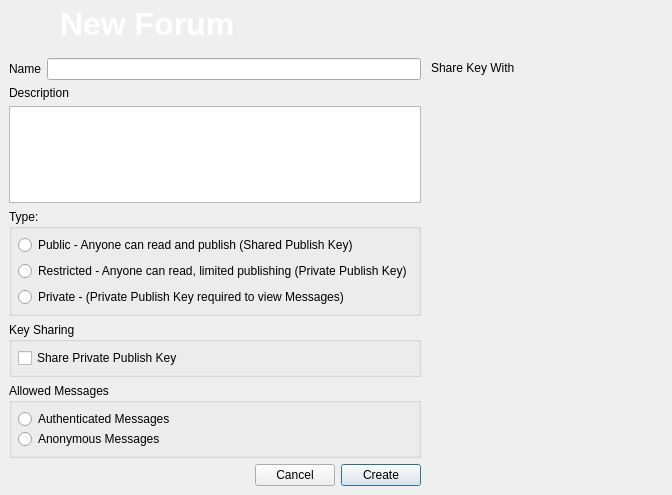
<?xml version="1.0" encoding="UTF-8"?>
<ui version="4.0">
 <class>CreateGxsForum</class>
 <widget class="QDialog" name="CreateGxsForum">
  <property name="geometry">
   <rect>
    <x>0</x>
    <y>0</y>
    <width>672</width>
    <height>495</height>
   </rect>
  </property>
  <property name="windowTitle">
   <string>Create new Forum</string>
  </property>
  <property name="windowIcon">
   <iconset resource="../images.qrc">
    <normaloff>:/images/rstray3.png</normaloff>:/images/rstray3.png</iconset>
  </property>
  <layout class="QGridLayout" name="gridLayout_3">
   <property name="margin">
    <number>0</number>
   </property>
   <property name="spacing">
    <number>0</number>
   </property>
   <item row="0" column="0">
    <widget class="QFrame" name="frame_2">
     <property name="maximumSize">
      <size>
       <width>16777215</width>
       <height>64</height>
      </size>
     </property>
     <property name="styleSheet">
      <string notr="true">QFrame#frame_2{background-image: url(:/images/connect/connectFriendBanner.png);}</string>
     </property>
     <property name="frameShape">
      <enum>QFrame::NoFrame</enum>
     </property>
     <property name="frameShadow">
      <enum>QFrame::Raised</enum>
     </property>
     <layout class="QGridLayout" name="gridLayout">
      <property name="margin">
       <number>6</number>
      </property>
      <property name="spacing">
       <number>6</number>
      </property>
      <item row="0" column="0">
       <widget class="QLabel" name="labelicon">
        <property name="maximumSize">
         <size>
          <width>48</width>
          <height>48</height>
         </size>
        </property>
        <property name="styleSheet">
         <string notr="true"/>
        </property>
        <property name="text">
         <string/>
        </property>
        <property name="pixmap">
         <pixmap resource="../images.qrc">:/images/konversation64.png</pixmap>
        </property>
        <property name="scaledContents">
         <bool>true</bool>
        </property>
       </widget>
      </item>
      <item row="0" column="1">
       <widget class="QLabel" name="textlabelcreatforums">
        <property name="styleSheet">
         <string notr="true">color: rgb(255, 255, 255);</string>
        </property>
        <property name="text">
         <string>&lt;!DOCTYPE HTML PUBLIC &quot;-//W3C//DTD HTML 4.0//EN&quot; &quot;http://www.w3.org/TR/REC-html40/strict.dtd&quot;&gt;
&lt;html&gt;&lt;head&gt;&lt;meta name=&quot;qrichtext&quot; content=&quot;1&quot; /&gt;&lt;style type=&quot;text/css&quot;&gt;
p, li { white-space: pre-wrap; }
&lt;/style&gt;&lt;/head&gt;&lt;body style=&quot; font-family:'MS Shell Dlg 2'; font-size:8.25pt; font-weight:400; font-style:normal;&quot;&gt;
&lt;p style=&quot; margin-top:0px; margin-bottom:0px; margin-left:0px; margin-right:0px; -qt-block-indent:0; text-indent:0px;&quot;&gt;&lt;span style=&quot; font-family:'Arial'; font-size:24pt; font-weight:600; color:#ffffff;&quot;&gt;New Forum&lt;/span&gt;&lt;/p&gt;&lt;/body&gt;&lt;/html&gt;</string>
        </property>
       </widget>
      </item>
     </layout>
    </widget>
   </item>
   <item row="1" column="0">
    <widget class="QFrame" name="frame">
     <property name="frameShape">
      <enum>QFrame::NoFrame</enum>
     </property>
     <property name="frameShadow">
      <enum>QFrame::Raised</enum>
     </property>
     <layout class="QGridLayout" name="gridLayout_4">
      <item row="0" column="0" colspan="3">
       <layout class="QHBoxLayout" name="horizontalLayout">
        <item>
         <widget class="QLabel" name="label">
          <property name="text">
           <string>Name</string>
          </property>
         </widget>
        </item>
        <item>
         <widget class="QLineEdit" name="forumName"/>
        </item>
       </layout>
      </item>
      <item row="0" column="3" rowspan="6">
       <widget class="QDockWidget" name="contactsdockWidget">
        <property name="enabled">
         <bool>true</bool>
        </property>
        <property name="sizePolicy">
         <sizepolicy hsizetype="Preferred" vsizetype="Preferred">
          <horstretch>0</horstretch>
          <verstretch>0</verstretch>
         </sizepolicy>
        </property>
        <property name="maximumSize">
         <size>
          <width>300</width>
          <height>524287</height>
         </size>
        </property>
        <property name="sizeIncrement">
         <size>
          <width>220</width>
          <height>0</height>
         </size>
        </property>
        <property name="baseSize">
         <size>
          <width>0</width>
          <height>0</height>
         </size>
        </property>
        <property name="toolTip">
         <string>check peers you would like to share private publish key with</string>
        </property>
        <property name="floating">
         <bool>false</bool>
        </property>
        <property name="features">
         <set>QDockWidget::NoDockWidgetFeatures</set>
        </property>
        <property name="windowTitle">
         <string>Share Key With</string>
        </property>
        <widget class="QWidget" name="dockWidgetContents">
         <layout class="QGridLayout" name="_2">
          <property name="margin">
           <number>0</number>
          </property>
          <property name="spacing">
           <number>0</number>
          </property>
          <item row="0" column="0">
           <widget class="FriendSelectionWidget" name="keyShareList" native="true">
            <property name="sizePolicy">
             <sizepolicy hsizetype="Preferred" vsizetype="Expanding">
              <horstretch>0</horstretch>
              <verstretch>4</verstretch>
             </sizepolicy>
            </property>
            <property name="minimumSize">
             <size>
              <width>20</width>
              <height>0</height>
             </size>
            </property>
            <property name="maximumSize">
             <size>
              <width>300</width>
              <height>16777215</height>
             </size>
            </property>
            <property name="sizeIncrement">
             <size>
              <width>220</width>
              <height>0</height>
             </size>
            </property>
            <property name="baseSize">
             <size>
              <width>200</width>
              <height>0</height>
             </size>
            </property>
           </widget>
          </item>
         </layout>
        </widget>
       </widget>
      </item>
      <item row="1" column="0" colspan="3">
       <layout class="QVBoxLayout">
        <item>
         <widget class="QLabel" name="label_5">
          <property name="text">
           <string>Description</string>
          </property>
         </widget>
        </item>
        <item>
         <widget class="QTextEdit" name="forumDesc"/>
        </item>
       </layout>
      </item>
      <item row="2" column="0" colspan="3">
       <widget class="QGroupBox" name="tyoeGroupBox">
        <property name="title">
         <string>Type:</string>
        </property>
        <layout class="QGridLayout" name="gridLayout_2">
         <property name="margin">
          <number>6</number>
         </property>
         <item row="0" column="0">
          <widget class="QRadioButton" name="typePublic">
           <property name="text">
            <string>Public - Anyone can read and publish (Shared Publish Key)</string>
           </property>
          </widget>
         </item>
         <item row="1" column="0">
          <widget class="QRadioButton" name="typePrivate">
           <property name="text">
            <string>Restricted - Anyone can read, limited publishing (Private Publish Key)</string>
           </property>
          </widget>
         </item>
         <item row="2" column="0">
          <widget class="QRadioButton" name="typeEncrypted">
           <property name="text">
            <string>Private - (Private Publish Key required to view Messages)</string>
           </property>
          </widget>
         </item>
        </layout>
       </widget>
      </item>
      <item row="3" column="0" colspan="3">
       <widget class="QGroupBox" name="msgGroupBox_2">
        <property name="title">
         <string>Key Sharing</string>
        </property>
        <layout class="QVBoxLayout" name="_5">
         <property name="spacing">
          <number>0</number>
         </property>
         <property name="margin">
          <number>6</number>
         </property>
         <item>
          <widget class="QCheckBox" name="pubKeyShare_cb">
           <property name="toolTip">
            <string>Key recipients can publish to restricted-type channels, and can view and publish  for private-type channels</string>
           </property>
           <property name="text">
            <string>Share Private Publish Key</string>
           </property>
          </widget>
         </item>
         <item>
          <spacer name="verticalSpacer_3">
           <property name="orientation">
            <enum>Qt::Vertical</enum>
           </property>
           <property name="sizeHint" stdset="0">
            <size>
             <width>20</width>
             <height>40</height>
            </size>
           </property>
          </spacer>
         </item>
        </layout>
       </widget>
      </item>
      <item row="4" column="0" colspan="3">
       <widget class="QGroupBox" name="msgGroupBox">
        <property name="title">
         <string>Allowed Messages</string>
        </property>
        <layout class="QVBoxLayout" name="_4">
         <property name="spacing">
          <number>0</number>
         </property>
         <property name="margin">
          <number>6</number>
         </property>
         <item>
          <widget class="QRadioButton" name="msgAuth">
           <property name="text">
            <string>Authenticated Messages</string>
           </property>
          </widget>
         </item>
         <item>
          <widget class="QRadioButton" name="msgAnon">
           <property name="text">
            <string>Anonymous Messages</string>
           </property>
          </widget>
         </item>
         <item>
          <spacer name="verticalSpacer_2">
           <property name="orientation">
            <enum>Qt::Vertical</enum>
           </property>
           <property name="sizeHint" stdset="0">
            <size>
             <width>20</width>
             <height>40</height>
            </size>
           </property>
          </spacer>
         </item>
        </layout>
       </widget>
      </item>
      <item row="5" column="0">
       <spacer>
        <property name="orientation">
         <enum>Qt::Horizontal</enum>
        </property>
        <property name="sizeHint" stdset="0">
         <size>
          <width>238</width>
          <height>20</height>
         </size>
        </property>
       </spacer>
      </item>
      <item row="5" column="1">
       <widget class="QPushButton" name="cancelButton">
        <property name="text">
         <string>Cancel</string>
        </property>
       </widget>
      </item>
      <item row="5" column="2">
       <widget class="QPushButton" name="createButton">
        <property name="text">
         <string>Create</string>
        </property>
        <property name="default">
         <bool>true</bool>
        </property>
       </widget>
      </item>
     </layout>
    </widget>
   </item>
  </layout>
 </widget>
 <customwidgets>
  <customwidget>
   <class>FriendSelectionWidget</class>
   <extends>QWidget</extends>
   <header>gui/common/FriendSelectionWidget.h</header>
   <container>1</container>
  </customwidget>
 </customwidgets>
 <resources>
  <include location="../images.qrc"/>
 </resources>
 <connections/>
</ui>
